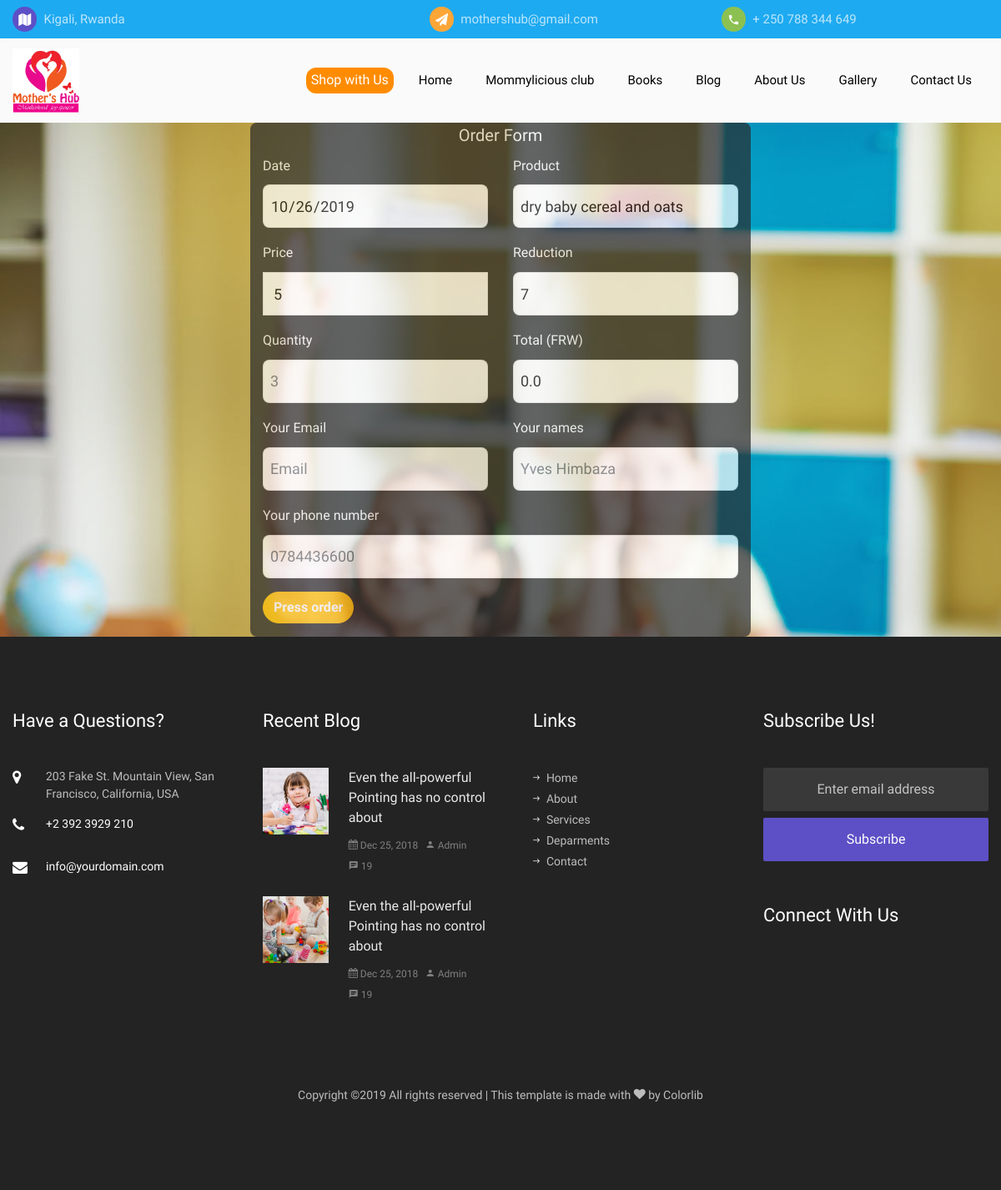
The page /order.php?product_id=43 on the database its author committed.
### tables this page shows
CREATE TABLE IF NOT EXISTS `product` (
  `product_id` int(9) NOT NULL AUTO_INCREMENT,
  `product_name` varchar(255) NOT NULL,
  `product_price` varchar(255) NOT NULL,
  `product_reduction` varchar(255) NOT NULL DEFAULT '0',
  `product_description` varchar(255) NOT NULL,
  `product_picture` varchar(255) NOT NULL,
  `sub_cath_id` int(9) NOT NULL,
  PRIMARY KEY (`product_id`)
);

### order.php (the view, shortened to what this page needs)
<?php
$now=date("Y-m-d");
?>
<?php
$conn=mysqli_connect('localhost','root','','mothezhub') or die('Connection fail');
$product_id = $_GET['product_id'];
$SelSql = "SELECT * FROM `product` WHERE product_id = $product_id";
$res = mysqli_query($conn, $SelSql);
$r = mysqli_fetch_assoc($res);
?>
<!DOCTYPE html>
<html lang="en">
  <head>
    <link rel="stylesheet" href="css/open-iconic-bootstrap.min.css">
    <link rel="stylesheet" href="css/animate.css">
    <link rel="stylesheet" href="css/owl.carousel.min.css">
    <link rel="stylesheet" href="css/owl.theme.default.min.css">
    <link rel="stylesheet" href="css/magnific-popup.css">
    <link rel="stylesheet" href="css/aos.css">
    <link rel="stylesheet" href="css/ionicons.min.css">
    <link rel="stylesheet" href="css/flaticon.css">
    <link rel="stylesheet" href="css/icomoon.css">
    <link rel="stylesheet" href="css/style.css">
</head>
  <body >
	  <?php include 'nav.php' ?>
    <section  style="background:black; background-image: url('images/bg_2.jpg'); background-repeat: no-repeat;">
    <div  class="container">
  <div class="row">
  <div class="col-lg-3 col-sm-12">
  </div>
    <div  style="background:#292b2c; opacity:0.7; border-radius:8px;"  class="col-lg-6 col-sm-12">
    <form name="addem"  id="addem" method="post" class="form-group " >
       <center> <h5 class="text-light"> Order Form<h5></center>
    <div class="row">
    <div class="col">
    <div class="form-group">
        <label class="text-light" for="inputEmail">Date</label>
        <input style="border-radius:8px;" name="order_date" type="date" class="form-control text-warning form-control-sm"  value="<?php echo "$now"; ?>" id="inputEmail" readonly>
    </div>
    </div>
    <div class="col">
    <div class="form-group">
        <label class="text-light" for="inputEmail">Product</label>
        <input style="border-radius:8px;" name="product_name" type="text" class="form-control form-control-sm"  value="<?php echo $r['product_name']; ?>" id="inputEmail" readonly>
    </div>
    </div>
    </div>
    <?php if ($r['product_reduction'] !=0) :   ?>
    <div class="row">
    <div class="col">
    <div class="form-group">
        <label class="text-light" for="inputEmail">Price</label>
        <input style="color:black" style="border-radius:8px;"  id="tb1"  onkeyup="calc(this)" type="text"   data-price="<?php $product_price ?>"  name="product_price" class="price form-control"  value="<?php echo $r['product_price']; ?>" id="inputEmail" readonly>
    </div>
    </div>
    <div class="col">
    <div class="form-group">
        <label class="text-light" for="inputEmail">Reduction</label>
        <input style="border-radius:8px;" name="product_name" type="text" class="form-control form-control-sm"  value="<?php echo $r['product_reduction']; ?>" id="inputEmail" readonly>
    </div>
    </div>
    </div>
    <?php  endif; ?>
    <div class="row">
    <div class="col">
    <div class="form-group">
        <label class="text-light" for="inputEmail">Quantity</label>
        <input style="border-radius:8px;"  id="tb2"  onkeyup="calc(this)" name="quantity"   type="text" class="form-control form-control-sm"   id="inputEmail" placeholder="3" required>
    </div>
    </div>
    <div class="col">
    <div class="form-group">
    <label class="text-light" for="inputEmail">Total (FRW)</label>
    <input style="border-radius:8px;"  class="form-control form-control-sm"   id="total" name="total" value="0.0" readonly />
    </div>
    </div>
    </div>
    <div class="row">
    <div class="col">
    <div class="form-group">
        <label class="text-light" for="inputEmail"> Your Email</label>
        <input style="border-radius:8px;" name="client_email" type="email" class="form-control form-control-sm"   id="inputEmail" placeholder="Email" required>
    </div>
    </div>
    <div class="col">
    <div class="form-group">
        <label class="text-light" for="inputEmail">Your names</label>
        <input style="border-radius:8px;" name="client_names" type="text" class="form-control form-control-sm"   id="inputEmail" placeholder="Yves Himbaza" required>
    </div>
    </div>
    </div>
    <div class="form-group">
        <label class="text-light" for="inputEmail">Your phone number</label>
        <input style="border-radius:8px;" name="client_phone" type="text" class="form-control form-control-sm"   id="inputEmail" placeholder="0784436600" required>
    </div>
    <button type="submit"  name="order"class="btn btn-warning text-light"><strong><b>Press order</b></strong></button>
</form>
</div>
<div class="col-lg-3 col-sm-12">
  </div>
</div>
</div>
</section>
    <footer class="ftco-footer ftco-bg-dark ftco-section">
     <?php include 'footer.php'?>
    </footer>
</body>
</html>

### rows shown on the page
product: product_name "dry baby cereal and oats", product_price "5", product_name "7"
